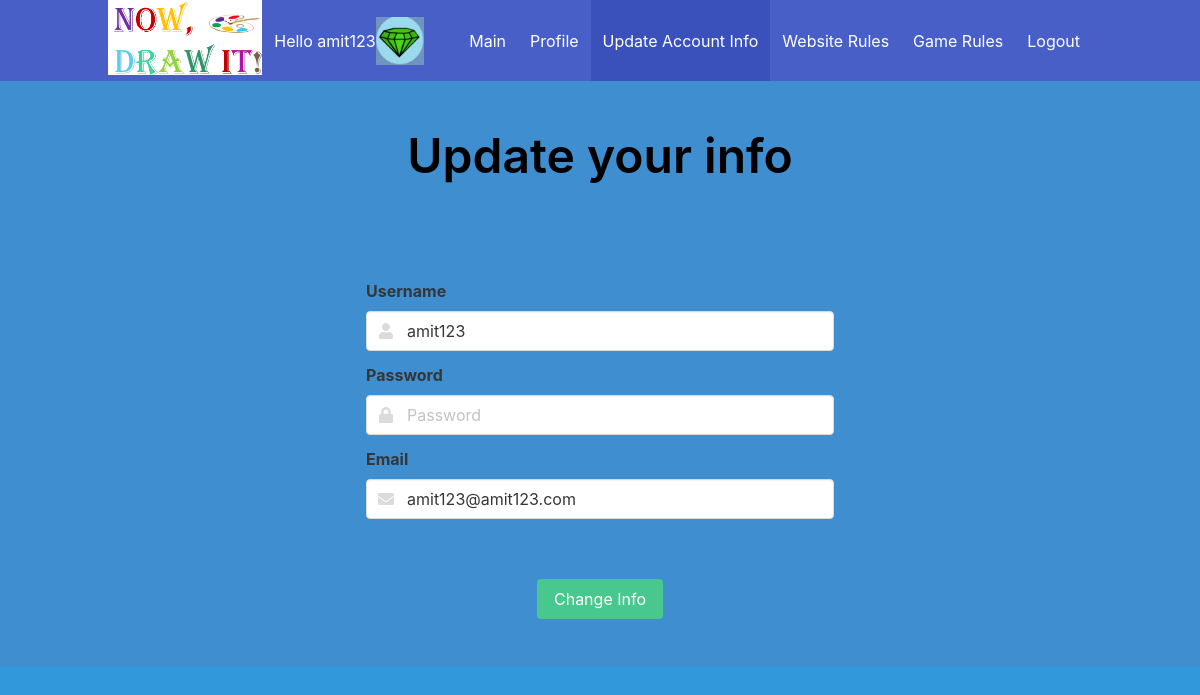
Page /update_user_info (signed in) on the committed database.
### main_server.py (models this page shows)
class UserTbl(db.Model):
    __tablename__ = 'user_tbl'
    id = db.Column(db.Integer, primary_key=True)
    username = db.Column(db.String(15), unique=True)
    email = db.Column(db.String(50))
    password = db.Column(db.String(80))
    image = db.Column(db.String(80))
    wins = db.Column(db.Integer)
    words_guessed_correctly = db.Column(db.Integer)
    seconds_took_to_guess = db.Column(db.Integer)
    all_guesses = db.Column(db.Integer)
    all_games = db.Column(db.Integer)
    games_winrate = db.Column(db.Float)
    correct_guess_rate = db.Column(db.Float)
    average_time_to_guess_correctly = db.Column(db.Float)

### main_server.py (the view, shortened to what this page needs)
@app.route('/update_user_info', methods=['POST', 'GET'])
def update_user_info():
    username = session['username']
    user = get_user_by_username(username)
    if not user:
        return render_template('no_guests_allowed.html', image=get_user_image(user))
    if request.method != 'POST':  # form not submitted
        return render_template('update_user_info.html', username=username, email=user.email,
                               image=get_user_image(user), my_icons=get_icons_for_user(username))

### main_server.py (called while the page is built)
def get_user_by_username(uname):
    myUser = UserTbl.query.filter_by(username=uname).first()
    return myUser

def get_restricted_icons():
    win_restricted = {'yellow_diamond': 1, 'blue_diamond': 3, 'orange_diamond': 5, 'green_diamond': 10,
                      'red_diamond': 30, 'black_diamond': 50, 'multi_color_diamond': 100}
    correct_guesses = {'tan_diamond': 10, 'pink_diamond': 30, 'purple_diamond': 50}
    return win_restricted, correct_guesses

def get_icons_for_user(username):
    all_icons = get_all_icons()
    user = get_user_by_username(username)
    if not user:
        return {'anonymous': ''}
    wins = user.wins
    correct_guesses = user.words_guessed_correctly
    win_restricted, correct_guessess_restricted = get_restricted_icons()
    for icon, wins_needed in win_restricted.items():
        if wins_needed <= wins:
            all_icons[icon] = ''  # removing restriction
        else:
            break
    for icon, guesses_needed in correct_guessess_restricted.items():
        if guesses_needed <= correct_guesses:
            all_icons[icon] = ''  # removing restriction
        else:
            break
    return all_icons

def get_all_icons():
    icon_dict = {'anonymous': '', 'cat': '', 'fries': '', 'guitar': '', 'penguin': '', 'pirate': '', 'plane': '',
                 'plant': '', 'star': '', 'tan_diamond': '10 correct guesses', 'pink_diamond': '30 correct guesses',
                 'yellow_diamond': '1 win', 'blue_diamond': '3 wins', 'purple_diamond': '50 correct guesses',
                 'orange_diamond': '5 wins', 'green_diamond': '10 wins', 'red_diamond': '30 wins',
                 'black_diamond': '50 wins', 'multi_color_diamond': '100 wins'}
    return icon_dict

def get_user_image(user):
    if user:
        return user.image
    return "anonymous"

@app.before_request
def before_request():
    global next_guest_num
    if 'username' not in session:
        session['username'] = "Guest" + str(next_guest_num)
        next_guest_num += random.randint(1, 5)

### templates/update_user_info.html (shortened to what this page needs)
<!DOCTYPE html>
<html>
<head>
    <link rel="stylesheet" type="text/css" href="{{url_for('static', filename='css/main.css')}}">
    <link rel="stylesheet" href="https://cdn.jsdelivr.net/npm/bulma@0.8.0/css/bulma.min.css">
    <link rel="stylesheet" href="{{url_for('static', filename='css/update_user_info.css')}}">
</head>
<body style="background-color: #3298dc; height: 100vh;">
<div class="hero-head">
    <header class="navbar is-link">
        <div class="container">
            <div class="navbar-brand">
                <a>
                    <img src="{{url_for('static', filename='Images/logo.png')}}" style="height: 75px" alt="Logo">
                </a>
                <div class="navbar-item">
                    <div class="greet_div">
                        <div class="info">
                            <p class="greet">Hello {{ session.username }}</p>
                        </div>
                        <figure class="image is-48x48">
                            <img id="user_icon" class="js-modal-trigger" data-target="icon_choosing_div"
                                 src="static/Images/{{image}}.png" alt="Image" style="max-height: none;">
                        </figure>
                    </div>
                </div>
            </div>
            <div class="navbar-menu" id="nav-links">
                <div class="navbar-end">
                    <a class="navbar-item" href="{{url_for('main_page')}}">
                        Main
                    </a>
                    <a class="navbar-item" href="{{url_for('profile')}}">
                        Profile
                    </a>
                    <a class="navbar-item is-active" href="{{url_for('update_user_info')}}">
                        Update Account Info
                    </a>
                    <a class="navbar-item" href="{{url_for('website_rules')}}">
                        Website Rules
                    </a>
                    <a class="navbar-item" href="{{url_for('game_rules')}}">
                        Game Rules
                    </a>
                    <a class="navbar-item" href="{{url_for('logout')}}">
                        Logout
                    </a>
                </div>
            </div>
        </div>
    </header>
</div>
<section class="hero is-info">
    <div class="hero-body">
        <div class="has-text-centered">
            <h1 class="title is-1" style="color: black">Update your info</h1>
        </div>
    </div>
</section>
<section class="hero is-info">
    <div class="hero-body" style="display: block;">
        <div class="container">
            <div class="columns is-centered">
                <div class="column is-half">
                    <table>
                        <tr>
                            <form method="POST" action="{{ url_for('update_user_info') }}"
                                  onsubmit="return encrypt_pass()">
                                <div class="field">
                                    <label class="label">Username</label>
                                    <div class="control has-icons-left has-icons-right">
                                        <input class="input" type="text" id="uName" name="username" maxlength="15"
                                               value="{{username}}"
                                               placeholder="Username" oninput="validate_username()" required>
                                        <span class="icon is-small is-left">
                                        </span>
                                    </div>
                                </div>
                                <div class="field">
                                    <label class="label">Password</label>
                                    <p class="control has-icons-left">
                                        <input class="input" type="password" name="password" maxlength="15"
                                               placeholder="Password" id="password" required>
                                        <span class="icon is-small is-left">
                    </span>
                                    </p>
                                </div>
                                <div class="field">
                                    <label class="label">Email</label>
                                    <p class="control has-icons-left">
                                        <input class="input" type="email" name="email" placeholder="example@example.com"
                                               value="{{email}}" required>
                                        <span class="icon is-small is-left">
                    </span>
                                    </p>
                                </div>
                                <br>
                                <br>
                                <div class="container" style="display: flex;justify-content: center;">
                                    <div class="field">
                                        <p class="control">
                                            <button type="submit" class="button is-success">
                                                Change Info
                                            </button>
                                        </p>
                                    </div>
                                </div>
                            </form>
                        </tr>
                    </table>
                </div>
            </div>
        </div>
    </div>
</section>
</body>
</html>

### static/css/main.css (style rules this page uses)
.greet_div { max-width: 15vw; position: relative; flex: 0 0 auto; display: flex; flex-direction: row; justify-content: space-between; align-items: center; }

### rows in the picture
UserTbl: username "amit123", image (picture), email "amit123@amit123.com"
